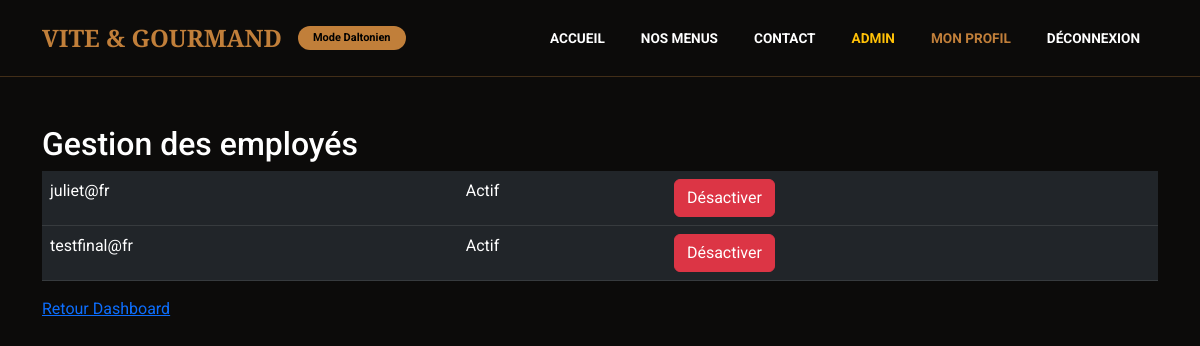
The page /pages/admin_utilisateurs.php (signed in) on the database as committed earlier.
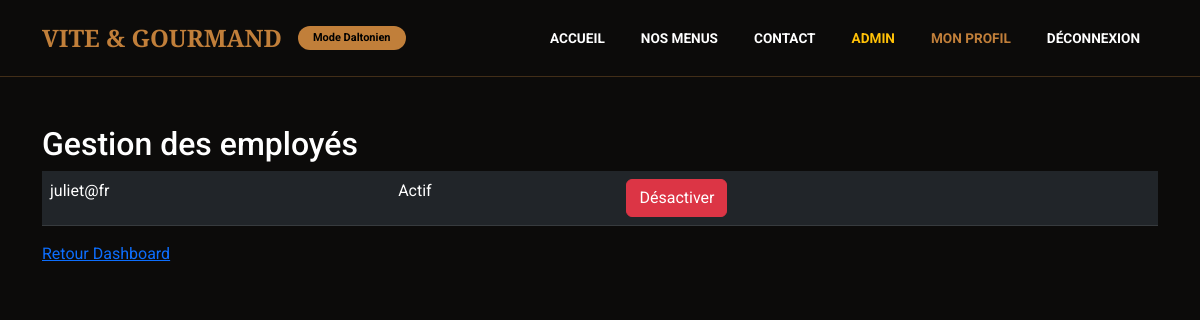
The same page on the database as committed later.
### tables this page shows
CREATE TABLE `utilisateurs` (
  `id` int(11) NOT NULL,
  `identifiant` varchar(50) NOT NULL,
  `mot_de_passe` varchar(255) NOT NULL,
  `role` varchar(50) NOT NULL,
  `nom` varchar(100) NOT NULL,
  `prenom` varchar(100) NOT NULL,
  `gsm` varchar(20) NOT NULL,
  `adresse` text NOT NULL,
  `is_active` tinyint(1) NOT NULL DEFAULT 1
);

### pages/admin_utilisateurs.php (the view, shortened to what this page needs)
<?php
require_once '../includes/header.php';
$db = (new Database())->getConnection();
$employes = $db->query("SELECT * FROM utilisateurs WHERE role = 'employe'")->fetchAll();
?>
<div class="container mt-5" style="color:white;">
    <h2>Gestion des employés</h2>
    <table class="table table-dark">
        <?php foreach ($employes as $e): ?>
        <tr>
            <td><?= $e['identifiant'] ?></td>
            <td><?= $e['is_active'] ? 'Actif' : 'Bloqué' ?></td>
            <td>
                <a href="?id=<?= $e['id'] ?>&action=<?= $e['is_active'] ? 'desactiver' : 'activer' ?>"
                   class="btn btn-<?= $e['is_active'] ? 'danger' : 'success' ?>">
                   <?= $e['is_active'] ? 'Désactiver' : 'Activer' ?>
                </a>
            </td>
        </tr>
        <?php endforeach; ?>
    </table>
    <a href="admin_dashboard.php">Retour Dashboard</a>
</div>

Rows that differ between the two databases and show on the page:
removed utilisateurs: identifiant "testfinal@fr", is_active "Actif"
